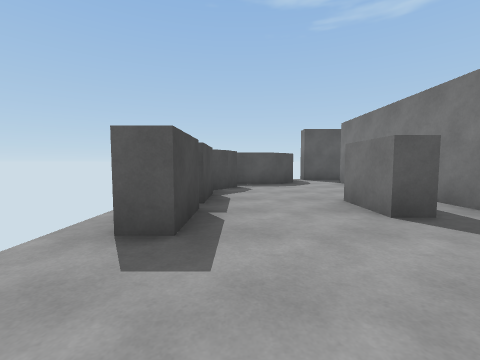
view 1 (above)

16 first-person views from a walk through a 3-D level made in the Unity game engine. The camera is 1.2 m above the floor, tilts 4° down and sees 90° across. The floor is counted in squares, 2 m on a side. Each view is taken from the middle of a square. On the plan, view 1 faces up. The plan holds only what a view shows up to about 9 squares ahead; the rest is blank.

view 2
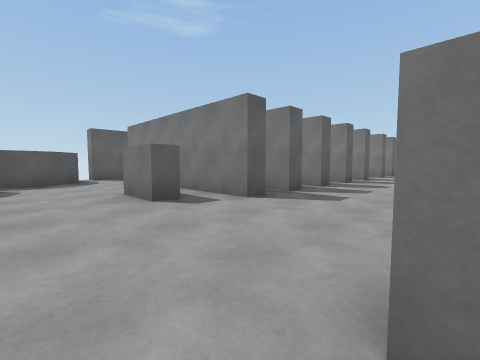

view 3
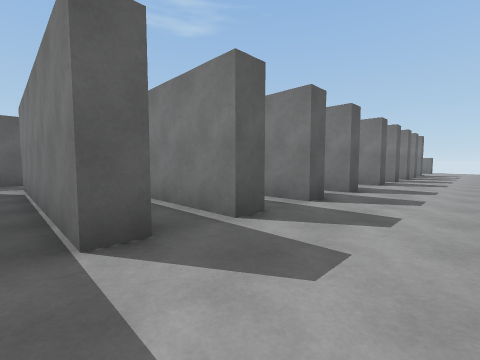

view 4
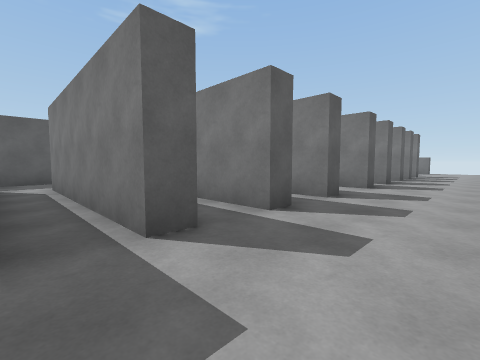

view 5
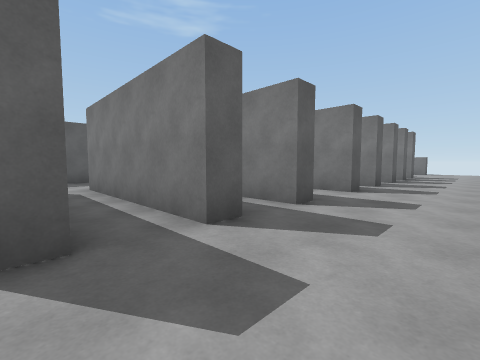

view 6
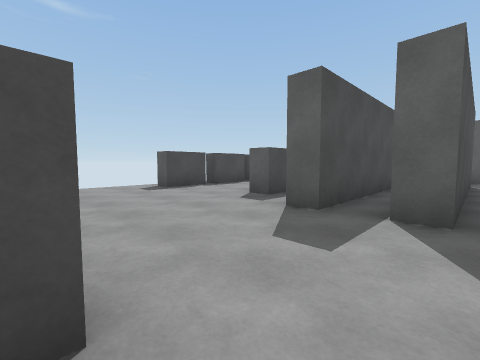

view 7
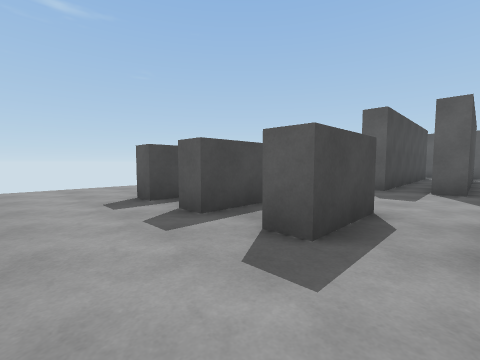

view 8
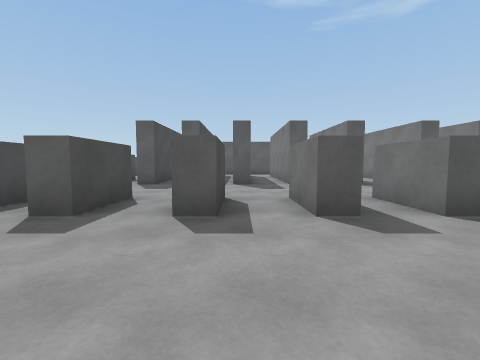

view 9
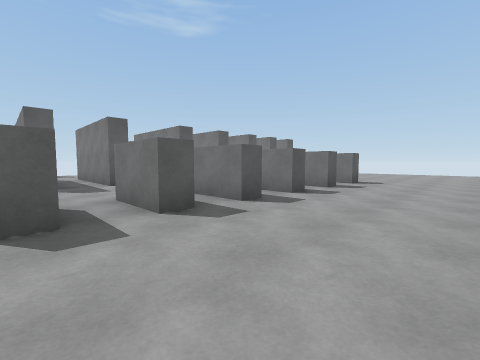

view 10
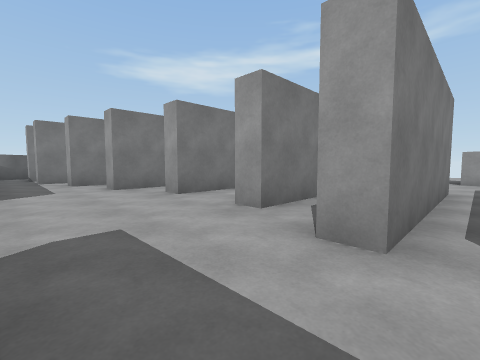

view 11
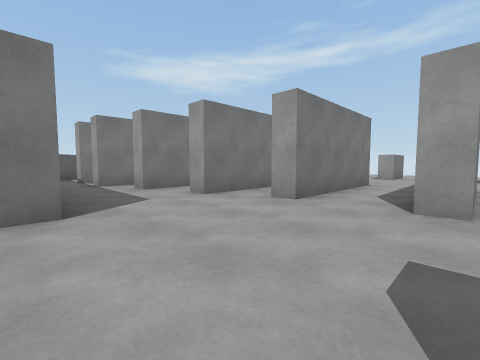

view 12
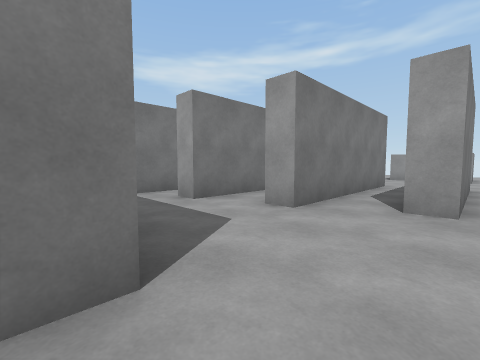

view 13
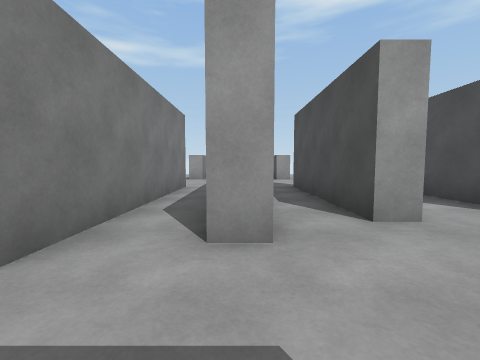

view 14
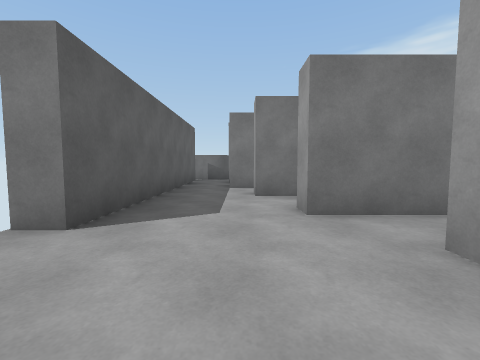

view 15
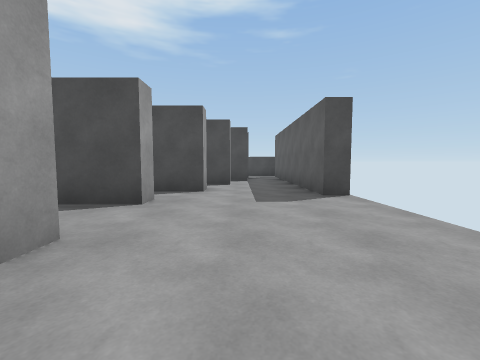

view 16
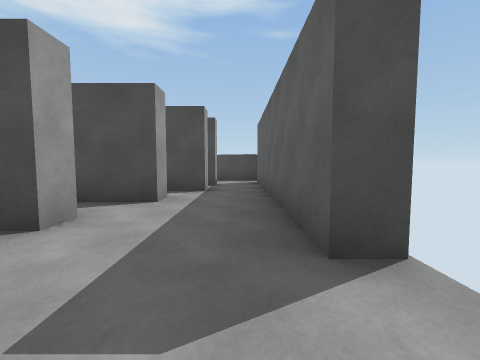

### Floor plan
Points are (right, up) in squares from view 1. A wall is a line through its corners. A room is listed if a view was taken in it or the views show most of it. See-through windows are left out.
Room 1 (view 1)
walls: (2.2, 2.6) (1.7, 2.6) (1.7, 3.9); (-0.5, 3.2) (-0.5, 1.9) (-1.1, 1.9); (-0.5, 4.8) (-0.5, 3.6); (3.1, 1.9) (3.1, 4.1); (0, 6.3) (-0.3, 5.7) (-0.8, 5); (1.7, 7.6) (1.1, 7) (0.2, 6.8)
ways out: opening at (-0.5, -1.5) to room 2; opening at (2, -1.5) to room 2; opening at (3, 0.5) to room 3; gap at (-1, 3)
Room 2 (views 2, 6, 7, 8, 9)
walls: (13.4, -2.3) (12.7, -2.3) (12.7, -1.6); (15, -2.3) (14.4, -2.3) (14.4, -0.8) (14.9, -0.8); (11.8, -2.3) (11.1, -2.3) (11.1, -0.8); (10.2, -2.3) (9.7, -2.3) (9.7, -1); (15, 1.9) (14.4, 1.9); (16.4, 1.9) (15.8, 1.9); (8.9, -2.3) (8.3, -2.3) (8.3, -0.8); (7.4, -2.3) (6.9, -2.3) (6.9, -0.8); (5.7, -2.3) (5.1, -2.3); (15.8, 7.2) (16.4, 7.2); (17.1, 7.2) (17.8, 7.2); (4.1, -0.8) (4.1, -2.3) (3.5, -2.3); (19.6, 6.9) (19, 7.6) (18.8, 8.3); (2.7, -2.3) (2.1, -2.3); (18.4, 8.6) (15.5, 8.6); (1.3, -1.8) (1.3, -2.3) (0.8, -2.3)
ways out: opening at (-0.5, -1.5) to room 1; opening at (2, -1.5) to room 1; opening at (5, -1.5) to room 3; opening at (8, -1.5) to room 4; opening at (11, -1.5) to room 6; opening at (14, -1.5) to room 6; opening at (15, 0.5) to room 6; opening at (16, 8) to room 6
Room 3 (views 3, 4)
walls: (4.9, 1.9) (4.4, 1.9) (4.4, 7.2); (2.2, 3.9) (2.2, 2.6); (5.8, 1.9) (5.8, 6.7); (3.6, 7.4) (3.6, 1.9) (3.1, 1.9); (4.5, 8.6) (2.3, 8.6); (1.8, 8.4) (1.7, 7.6)
ways out: opening at (3, 0.5) to room 1; opening at (5, -1.5) to room 2; opening at (6, 0.5) to room 4; opening at (4, 8) to room 5
Room 4 (view 5)
walls: (6.4, 1.9) (5.8, 1.9); (8, 1.9) (7.4, 1.9) (7.4, 6.2); (9.6, 1.9) (9, 1.9); (6.9, -0.8) (7.4, -0.8); (6.3, 6.7) (6.3, 5.4)
ways out: opening at (8, -1.5) to room 2; opening at (6, 0.5) to room 3; opening at (7, 6) to room 5; opening at (9, 0.5) to room 6
Room 5 (view 10)
walls: (5.8, 6.7) (6.3, 6.7); (7.5, 8.6) (4.5, 8.6); (4.4, 7.2) (4.9, 7.2) (4.9, 1.9)
ways out: opening at (4, 8) to room 3; opening at (7, 6) to room 4; opening at (8, 7.5) to room 6
Room 6 (views 11, 12, 13, 14, 15, 16)
walls: (9, 5.6) (9.5, 5.6) (9.5, 3.4); (11.6, 1.9) (11.1, 1.9) (11.1, 5.6) (11.6, 5.6); (7.4, 6.2) (7.9, 6.2) (7.9, 5.1); (13.4, 1.9) (12.7, 1.9) (12.7, 6.2) (13.2, 6.2); (14.4, 1.9) (14.4, 6.7) (15, 6.7); (8.5, 9.1) (8.5, 8.6) (7.5, 8.6); (15.8, 6.1) (15.8, 7.2); (15.5, 8.6) (12.1, 8.6) (12.1, 9.1); (11.1, -0.8) (11.8, -0.8); (12.8, -0.8) (13.2, -0.8)
ways out: opening at (11, -1.5) to room 2; opening at (14, -1.5) to room 2; opening at (15, 0.5) to room 2; opening at (16, 8) to room 2; opening at (9, 0.5) to room 4; opening at (8, 7.5) to room 5

Where each view was taken, in squares from view 1:
view 1: 0 up, 0 right, facing up
view 2: 1 down, 0 right, facing up-right
view 3: 0 up, 4 right, facing up-right
view 4: 0 up, 5 right, facing up-right
view 5: 0 up, 6 right, facing up-right
view 6: 1 down, 5 right, facing up-left
view 7: 4 down, 5 right, facing up-left
view 8: 5 down, 6 right, facing up
view 9: 5 down, 7 right, facing up-right
view 10: 8 up, 7 right, facing down-right
view 11: 9 up, 9 right, facing down-right
view 12: 9 up, 11 right, facing down-right
view 13: 8 up, 13 right, facing down
view 14: 7 up, 10 right, facing right
view 15: 7 up, 13 right, facing left
view 16: 8 up, 10 right, facing left
